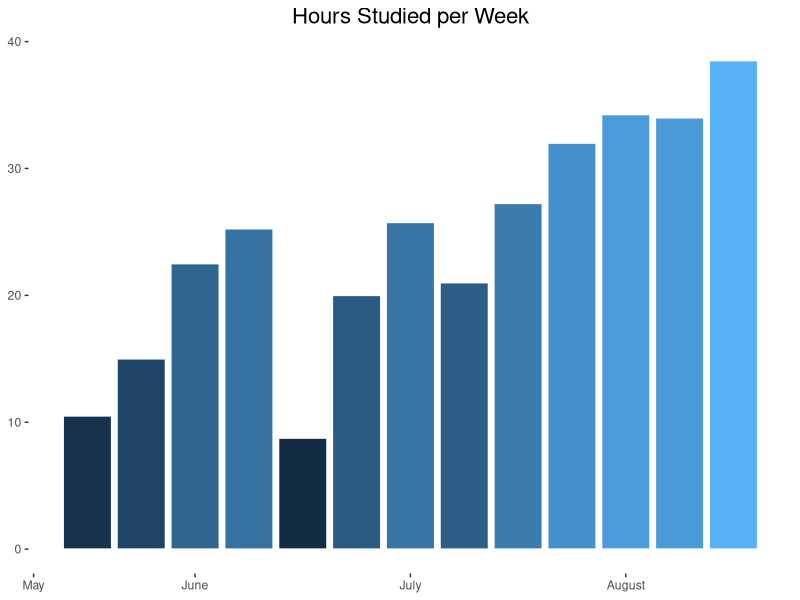

Here is the R script that generated this plot:
require(ggplot2)

weekly_study_data <- data.frame(week = 1:13,
                                hours= c(10.5, 15, 22.5, 25.25, 8.75, 20, 25.75, 21, 27.25, 32, 34.25, 34, 38.5))



ggplot(data=weekly_study_data, aes(x=week, y=hours, fill=hours)) + 
  geom_bar(stat='identity', color='white') +
  theme_classic() + 
  theme(axis.line = element_blank(),
        axis.title = element_blank(),
        legend.position = 'none',
        plot.title = element_text(hjust=0.5, size=16)) +
  labs(title='Hours Studied per Week') + 
  scale_x_continuous(breaks = c(0, 3, 7, 11), labels=c('May', 'June', 'July', 'August'))
